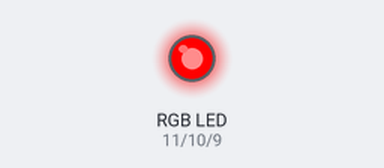
Simulated run of this sketch. Board: Arduino Uno, built with avr-gcc and run on an emulated ATmega328P. Shown: an RGB LED mixed from three pins (HIGH = lit).

Above: at 0.05 s.
At 0.15 s:
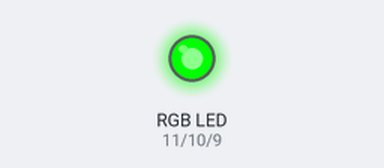
At 0.25 s:
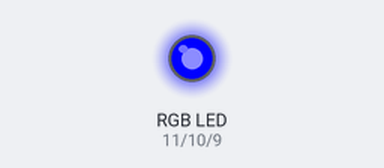
At 0.35 s:
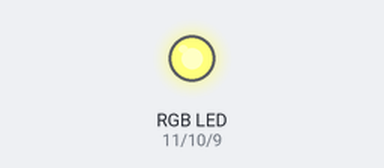
At 0.55 s:
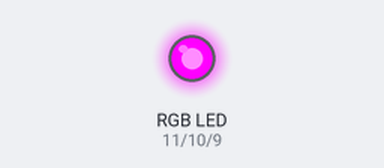
At 0.75 s:
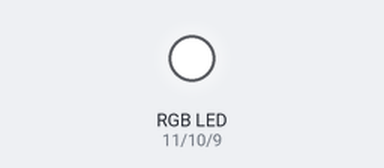
Timing chart, 0 to 3.0 s (numbered marks = the images above):
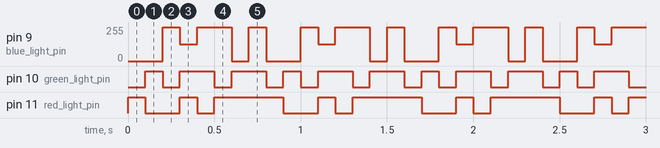

Measured:
- by itself, pin 9 (blue_light_pin): repeats every 0.80 s: 125/255 0.10 s, 255/255 0.20 s, 0/255 0.10 s, 255/255 0.10 s, 0/255 0.20 s, 255/255 0.10 s
- by itself, pin 10 (green_light_pin): repeats every 0.80 s: 2 × (LOW 0.10 s, HIGH 0.20 s), LOW 0.10 s, HIGH 0.10 s
- by itself, pin 11 (red_light_pin): repeats every 0.80 s: LOW 0.20 s, HIGH 0.10 s, LOW 0.10 s, HIGH 0.40 s

The sketch:

_08_rgbLed.ino
```cpp
int red_light_pin= 11;
int green_light_pin = 10;
int blue_light_pin = 9;
void setup() {
  pinMode(red_light_pin, OUTPUT);
  pinMode(green_light_pin, OUTPUT);
  pinMode(blue_light_pin, OUTPUT);
}
void loop() {
  RGB_color(255, 0, 0); // Red
  delay(100);
  RGB_color(0, 255, 0); // Green
  delay(100);
  RGB_color(0, 0, 255); // Blue
  delay(100);
  RGB_color(255, 255, 125); // Raspberry
  delay(100);
  RGB_color(0, 255, 255); // Cyan
  delay(100);
  RGB_color(255, 0, 255); // Magenta
  delay(100);
  RGB_color(255, 255, 0); // Yellow
  delay(100);
  RGB_color(255, 255, 255); // White
  delay(100);
}
void RGB_color(int red_light_value, int green_light_value, int blue_light_value)
 {
  analogWrite(red_light_pin, red_light_value);
  analogWrite(green_light_pin, green_light_value);
  analogWrite(blue_light_pin, blue_light_value);
}
```
